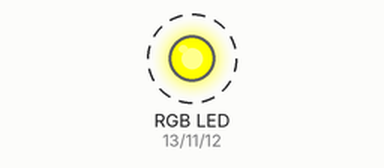
Recording of a sketch running on a simulated Arduino Uno, built with avr-gcc and run on an emulated ATmega328P. Parts: an RGB LED mixed from three pins (HIGH = lit). Dashed ring = blinking.

Above: at 0.5 s.
Timing chart, 0 to 4.6 s (numbered marks = the images above):
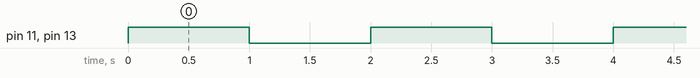

Measured:
- by itself, pin 11 (green), pin 13 (red): alternates HIGH for 1.0 s and LOW for 1.0 s

The sketch:

RGB_yellow_blink.ino
```cpp
// C++ code
//RGB LED yellow Blinking
int red=13,blue=12,green=11;
void setup()
{
pinMode(red,OUTPUT);
pinMode(blue,OUTPUT);
pinMode(green,OUTPUT);
}
void loop()
{
 yellowblink();
}
void yellowblink(){
digitalWrite(red,HIGH);
digitalWrite(green,HIGH);
delay(1000);
digitalWrite(red,LOW);
digitalWrite(green,LOW);
delay(1000);
}
```
